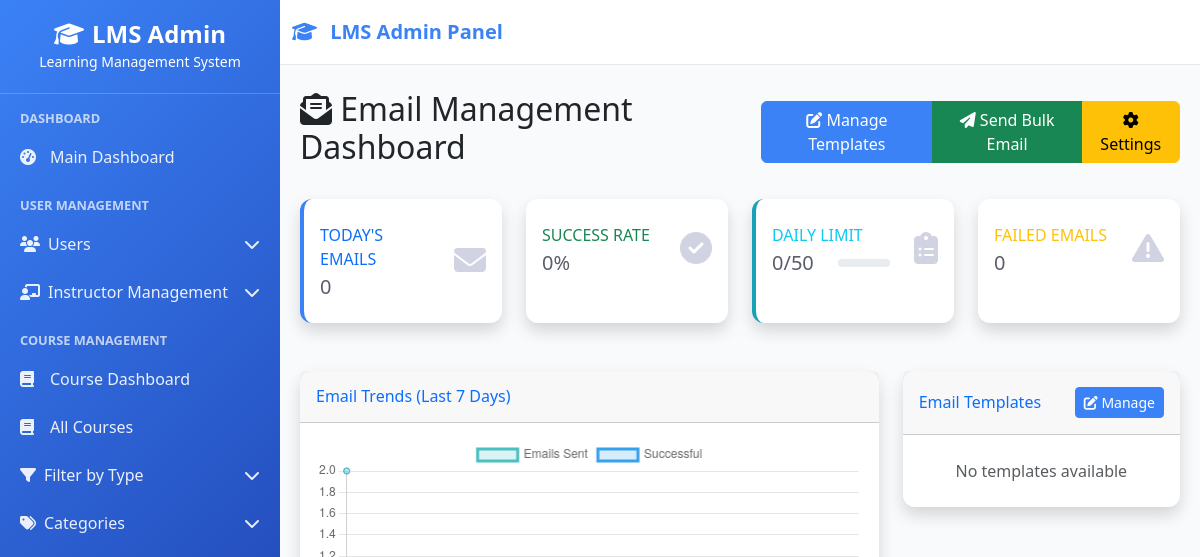
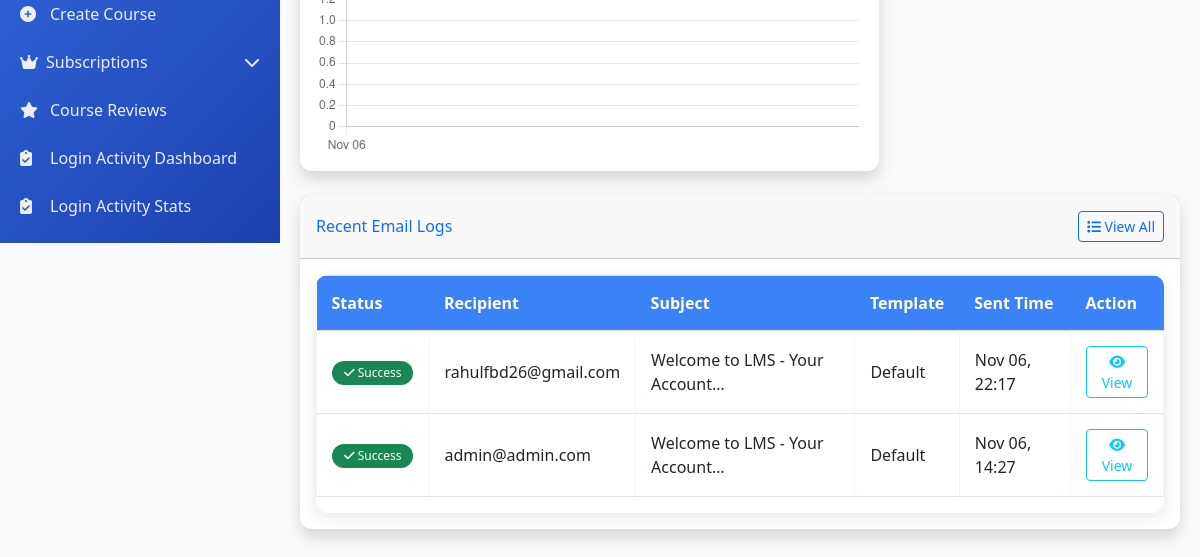
/email-dashboard/ (signed in), run on an earlier commit of the app's database (2 pictures, top to bottom).
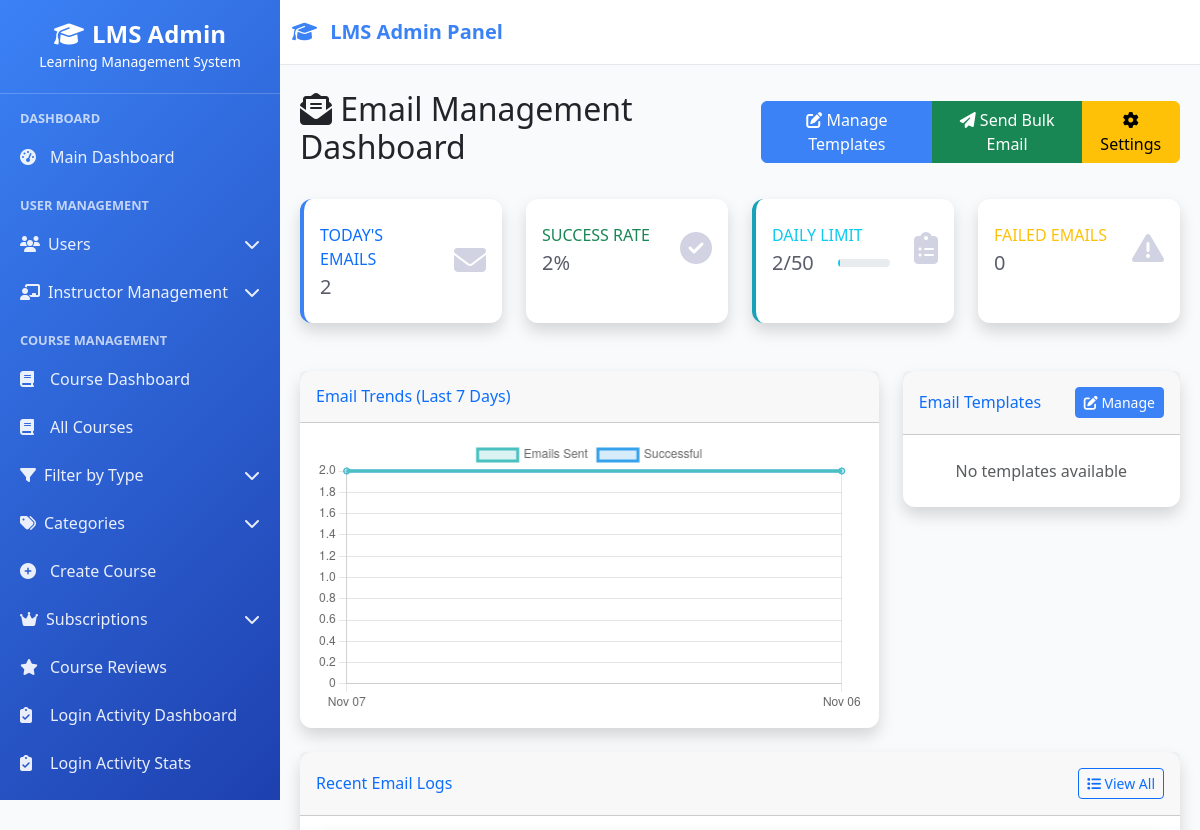
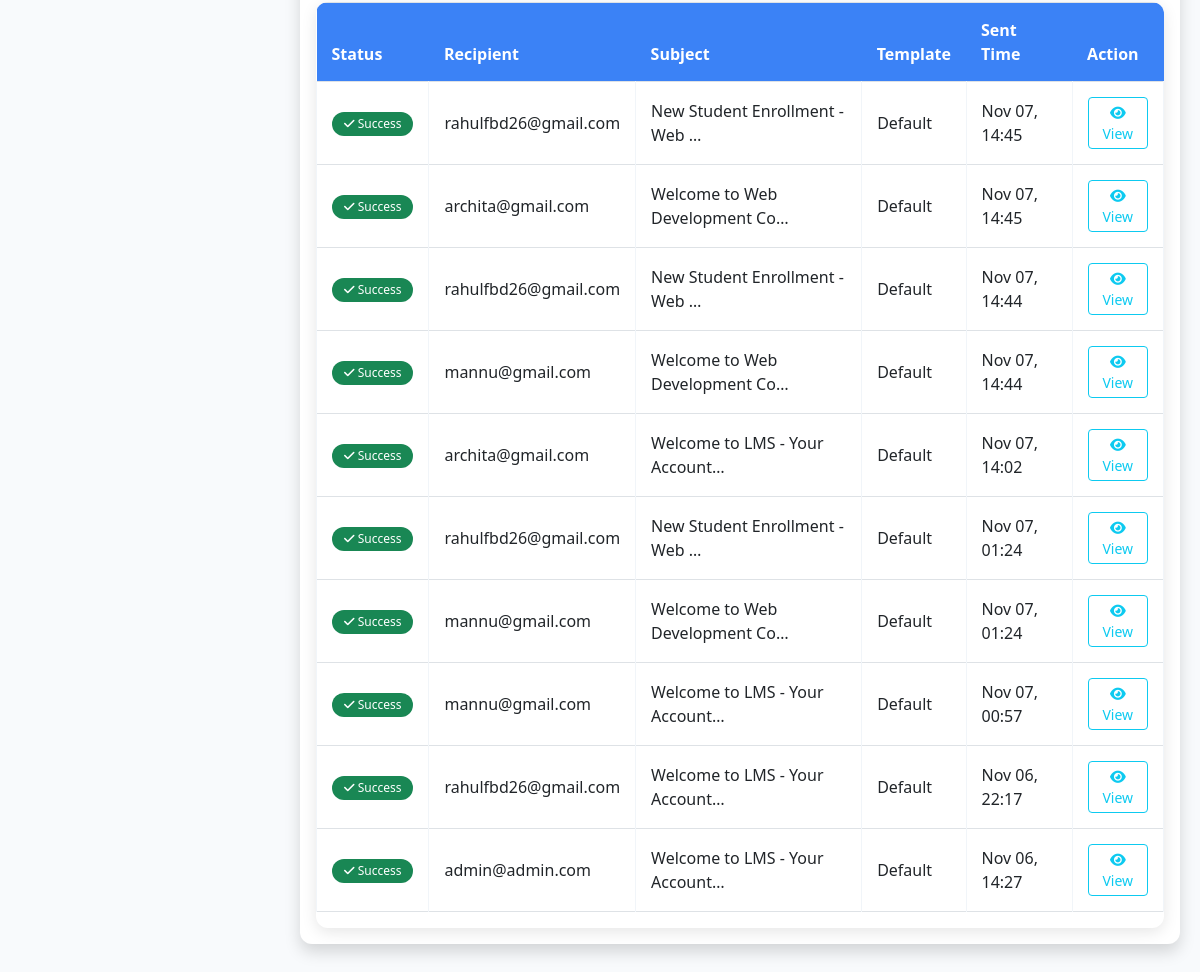
And on a later commit of the database (2 pictures, top to bottom).
### userss/models.py (models this page shows, shortened)
class EmailLog(models.Model):
    recipient_email = models.EmailField()
    recipient_user = models.ForeignKey(
        CustomUser, on_delete=models.SET_NULL, null=True, blank=True
    )
    template_used = models.ForeignKey(
        EmailTemplate, on_delete=models.SET_NULL, null=True
    )
    template_type_used = models.ForeignKey(
        EmailTemplateType, on_delete=models.SET_NULL, null=True
    )
    subject = models.CharField(max_length=200)
    email_body = models.TextField()
    sent_date = models.DateField(auto_now_add=True)
    sent_time = models.DateTimeField(auto_now_add=True)
    is_sent_successfully = models.BooleanField(default=False)
    error_message = models.TextField(blank=True, null=True)
    sent_by = models.ForeignKey(
        CustomUser, on_delete=models.SET_NULL, null=True, related_name="sent_emails"
    )
    class Meta:
        ordering = ["-sent_time"]

class DailyEmailSummary(models.Model):
    date = models.DateField(unique=True, default=date.today)
    total_emails_sent = models.IntegerField(default=0)
    successful_emails = models.IntegerField(default=0)
    failed_emails = models.IntegerField(default=0)
    daily_limit = models.IntegerField(default=0)
    class Meta:
        ordering = ["-date"]

class EmailLimitSet(models.Model):
    email_limit_per_day = models.IntegerField(default=50)
    created_at = models.DateTimeField(auto_now_add=True)
    updated_at = models.DateTimeField(auto_now=True)
    is_active = models.BooleanField(default=True)
    class Meta:
        verbose_name = "Email Limit Setting"
        verbose_name_plural = "Email Limit Settings"

### userss/views.py (the view)
# urls.py: path("email-dashboard/", views.email_dashboard, name="email_dashboard"),
@login_required
def email_dashboard(request):
    if request.user.role != 'superadmin':
        return redirect('user_login')
    today = date.today()
    yesterday = today - timedelta(days=1)
    today_summary = DailyEmailSummary.objects.filter(date=today).first()
    yesterday_summary = DailyEmailSummary.objects.filter(date=yesterday).first()
    email_limit_setting = EmailLimitSet.objects.filter(is_active=True).first()
    recent_emails = EmailLog.objects.order_by('-sent_time')[:10]
    week_ago = today - timedelta(days=7)
    weekly_stats = DailyEmailSummary.objects.filter(
        date__gte=week_ago
    ).order_by('-date')
    email_templates = EmailTemplate.objects.filter(is_active=True)[:5]
    context = {
        'today_summary': today_summary,
        'yesterday_summary': yesterday_summary,
        'email_limit_setting': email_limit_setting,
        'recent_emails': recent_emails,
        'weekly_stats': weekly_stats,
        'email_templates': email_templates,
    }
    return render(request, 'email_management/dashboard.html', context)

### lms/context_processors.py (called while the page is built, shortened)
def sidebar_context(request):
    context = {}
    if request.user.is_authenticated:
        from courses.models import Course
        is_admin = request.user.is_superuser or getattr(request.user, 'role', None) == 'superadmin'
        if is_admin:
            sidebar_courses = Course.objects.filter(is_active=True).order_by('course_code')[:15]
        elif getattr(request.user, 'role', None) == 'instructor':
            sidebar_courses = Course.objects.filter(
                instructor=request.user,
                is_active=True
            ).order_by('course_code')[:15]
        else:
            sidebar_courses = []
        context['sidebar_courses'] = sidebar_courses
        context['is_admin_user'] = is_admin  # Template में use करने के लिए
    return context

def instructor_permissions(request):
    context = {
        'instructor_permissions': [],
        'has_content_permission': False,
        'has_email_permission': False,
        'has_course_permission': False,
        'has_batch_permission': False,
        'has_student_permission': False,
        'has_analytics_permission': False,
    }
    return context

### userss/context_processors.py (called while the page is built, shortened)
def instructor_navigation(request):
    return {}

### userss/templates/email_management/dashboard.html (shortened to what the changed rows need)
{% extends 'base.html' %}
{% block content %}
<div class="d-flex justify-content-between align-items-center mb-4">
    <h2><i class="fas fa-envelope-open-text"></i> Email Management Dashboard</h2>
</div>
<div class="row mb-4">
    <div class="col-xl-3 col-md-6 mb-4">
        <div class="card border-left-primary shadow h-100 py-2">
            <div class="card-body">
                <div class="row no-gutters align-items-center">
                    <div class="col mr-2">
                        <div class="text-xs font-weight-bold text-primary text-uppercase mb-1">
                            Today's Emails
                        </div>
                        <div class="h5 mb-0 font-weight-bold text-gray-800">
                            {{ today_summary.total_emails_sent|default:0 }}
                        </div>
                    </div>
                </div>
            </div>
        </div>
    </div>
    <div class="col-xl-3 col-md-6 mb-4">
        <div class="card border-left-success shadow h-100 py-2">
            <div class="card-body">
                <div class="row no-gutters align-items-center">
                    <div class="col mr-2">
                        <div class="text-xs font-weight-bold text-success text-uppercase mb-1">
                            Success Rate
                        </div>
                        <div class="h5 mb-0 font-weight-bold text-gray-800">
                            {% if today_summary.total_emails_sent > 0 %}
                                {{ today_summary.successful_emails|floatformat:0 }}%
                            {% else %}
                                0%
                            {% endif %}
                        </div>
                    </div>
                </div>
            </div>
        </div>
    </div>
    <div class="col-xl-3 col-md-6 mb-4">
        <div class="card border-left-info shadow h-100 py-2">
            <div class="card-body">
                <div class="row no-gutters align-items-center">
                    <div class="col mr-2">
                        <div class="row no-gutters align-items-center">
                            <div class="col-auto">
                                <div class="h5 mb-0 mr-3 font-weight-bold text-gray-800">
                                    {{ today_summary.total_emails_sent|default:0 }}/{{ email_limit_setting.email_limit_per_day|default:50 }}
                                </div>
                            </div>
                            <div class="col">
                                <div class="progress progress-sm mr-2">
                                    <div class="progress-bar bg-info" role="progressbar"
                                         style="width: {% widthratio today_summary.total_emails_sent|default:0 email_limit_setting.email_limit_per_day|default:50 100 %}%">
                                    </div>
                                </div>
                            </div>
                        </div>
                    </div>
                </div>
            </div>
        </div>
    </div>
    <div class="col-xl-3 col-md-6 mb-4">
        <div class="card border-left-warning shadow h-100 py-2">
            <div class="card-body">
                <div class="row no-gutters align-items-center">
                    <div class="col mr-2">
                        <div class="text-xs font-weight-bold text-warning text-uppercase mb-1">
                            Failed Emails
                        </div>
                        <div class="h5 mb-0 font-weight-bold text-gray-800">
                            {{ today_summary.failed_emails|default:0 }}
                        </div>
                    </div>
                </div>
            </div>
        </div>
    </div>
</div>
<div class="row">
    <div class="col-xl-8 col-lg-7">
        <div class="card shadow mb-4">
            <div class="card-body">
                <div class="chart-area">
                    <canvas id="emailChart"></canvas>
                </div>
            </div>
        </div>
    </div>
</div>
<div class="card shadow mb-4">
    <div class="card-body">
        <div class="table-responsive">
            <table class="table table-bordered" width="100%" cellspacing="0">
                <thead>
                    <tr>
                        <th>Status</th>
                        <th>Recipient</th>
                        <th>Subject</th>
                        <th>Template</th>
                        <th>Sent Time</th>
                        <th>Action</th>
                    </tr>
                </thead>
                <tbody>
                    {% for log in recent_emails %}
                        <tr>
                            <td>
                                {% if log.is_sent_successfully %}
                                    <span class="badge bg-success"><i class="fas fa-check"></i> Success</span>
                                {% else %}
                                    <span class="badge bg-danger"><i class="fas fa-times"></i> Failed</span>
                                {% endif %}
                            </td>
                            <td>{{ log.recipient_email }}</td>
                            <td>{{ log.subject|truncatechars:30 }}</td>
                            <td>
                                {% if log.template_used %}
                                    {{ log.template_used.name }}
                                {% else %}
                                    Default
                                {% endif %}
                            </td>
                            <td>{{ log.sent_time|date:"M d, H:i" }}</td>
                            <td>
                                <button class="btn btn-sm btn-outline-info" data-bs-toggle="modal" data-bs-target="#emailModal{{ log.id }}">
                                    <i class="fas fa-eye"></i> View
                                </button>
                            </td>
                        </tr>
                    {% empty %}
                        <tr>
                            <td colspan="6" class="text-center text-muted">No email logs available</td>
                        </tr>
                    {% endfor %}
                </tbody>
            </table>
        </div>
    </div>
</div>
{% endblock %}
{% block extra_js %}
<script>
    // Email Chart
    const ctx = document.getElementById('emailChart').getContext('2d');
    const emailChart = new Chart(ctx, {
        type: 'line',
        data: {
            labels: [
                {% for stat in weekly_stats %}
                    '{{ stat.date|date:"M d" }}'{% if not forloop.last %},{% endif %}
                {% endfor %}
            ],
            datasets: [{
                label: 'Emails Sent',
                data: [
                    {% for stat in weekly_stats %}
                        {{ stat.total_emails_sent }}{% if not forloop.last %},{% endif %}
                    {% endfor %}
                ],
                borderColor: 'rgb(75, 192, 192)',
                backgroundColor: 'rgba(75, 192, 192, 0.2)',
                tension: 0.1
            }, {
                label: 'Successful',
                data: [
                    {% for stat in weekly_stats %}
                        {{ stat.successful_emails }}{% if not forloop.last %},{% endif %}
                    {% endfor %}
                ],
                borderColor: 'rgb(54, 162, 235)',
                backgroundColor: 'rgba(54, 162, 235, 0.2)',
                tension: 0.1
            }]
        },
        options: {
            responsive: true,
            scales: {
                y: {
                    beginAtZero: true
                }
            }
        }
    });
</script>
{% endblock %}

What changed in the data, as far as the page shows it:
added DailyEmailSummary: total_emails_sent "2", successful_emails "2", failed_emails "0"
added EmailLimitSet: email_limit_per_day "50"
added EmailLog: is_sent_successfully True (drawn), recipient_email "rahulfbd26@gmail.com", subject "New Student Enrollment - Web …", shows "Default", sent_time "Nov 07, 14:45"
added EmailLog: is_sent_successfully True (drawn), recipient_email "archita@gmail.com", subject "Welcome to Web Development Co…", shows "Default", sent_time "Nov 07, 14:45"
added EmailLog: is_sent_successfully True (drawn), recipient_email "rahulfbd26@gmail.com", subject "New Student Enrollment - Web …", shows "Default", sent_time "Nov 07, 14:44"
added EmailLog: is_sent_successfully True (drawn), recipient_email "mannu@gmail.com", subject "Welcome to Web Development Co…", shows "Default", sent_time "Nov 07, 14:44"
added EmailLog: is_sent_successfully True (drawn), recipient_email "archita@gmail.com", subject "Welcome to LMS - Your Account…", shows "Default", sent_time "Nov 07, 14:02"
added EmailLog: is_sent_successfully True (drawn), recipient_email "rahulfbd26@gmail.com", subject "New Student Enrollment - Web …", shows "Default", sent_time "Nov 07, 01:24"
added EmailLog: is_sent_successfully True (drawn), recipient_email "mannu@gmail.com", subject "Welcome to Web Development Co…", shows "Default", sent_time "Nov 07, 01:24"
added EmailLog: is_sent_successfully True (drawn), recipient_email "mannu@gmail.com", subject "Welcome to LMS - Your Account…", shows "Default", sent_time "Nov 07, 00:57"
Also different on the page:
chart data {{ stat.total_emails_sent }}: 2 → 2, 2
chart data {{ stat.successful_emails }}: 2 → 2, 2
{{ today_summary.total_emails_sent|default:0 }}: "0" → (not shown)
{{ email_limit_setting.email_limit_per_day|default:50 }}: "50" → (not shown)
{{ today_summary.failed_emails|default:0 }}: "0" → (not shown)
text no longer shown: "0%"
